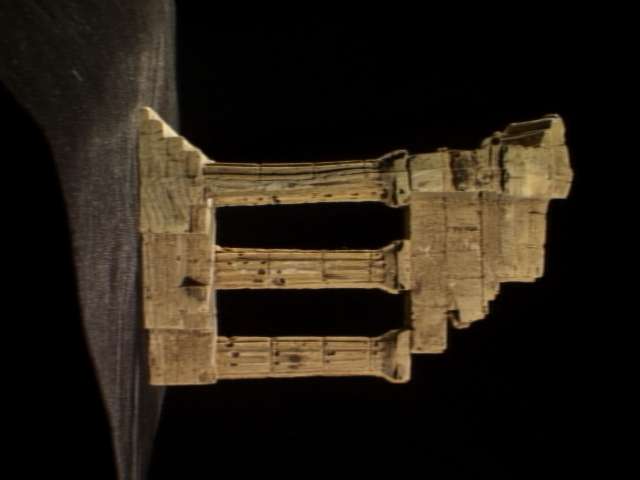
#> input picture temple/temple0001.png, 640 x 480 px, given in place of temple0001.png.png, which was not available
$ python -i voxelcarver.py   (imports and definitions only)
#> lines starting #> are read from the running program, lines starting #| are printed output that depends on the picture; after the words box and inside, x2 and y2 are one past the last pixel; in counts of white or black regions, pixels touching at a corner belong together; pictures that were not available may be replaced by others from this repository, and a replacement may not be noted
import numpy as np
import open3d as o3d
import cv2

BASE_DIR = "./temple/temple"
# [1 line not run here, left out]

sum = 0
voxel_dim = 200
voxel_size = 0.005
voxel_grid = np.ones((voxel_dim, voxel_dim, voxel_dim))

def extract_foreground_from_image(num):
    # reference: http://creativemorphometrics.co.vu/blog/2014/08/05/automated-outlines-with-opencv-in-python
#> called with num = 'temple/temple0001.png'
    image = cv2.cvtColor(cv2.imread(BASE_DIR+str(format(num, "04"))+".png"), cv2.COLOR_BGR2GRAY)
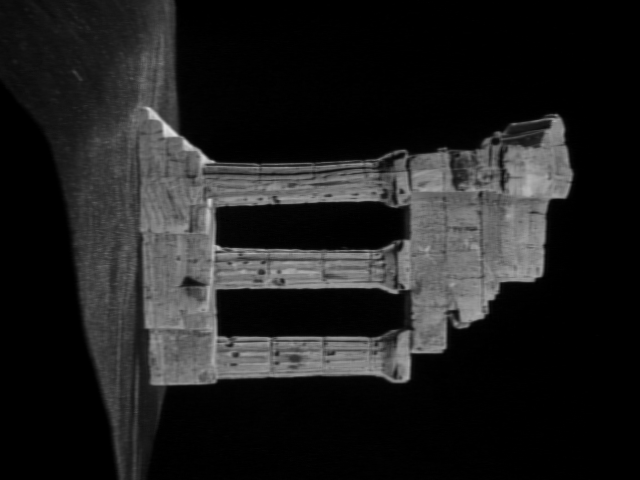
#> image: shape (480, 640); min 0, max 223, mean 31.3
    r, threshold = cv2.threshold(image,10,255,cv2.THRESH_BINARY)
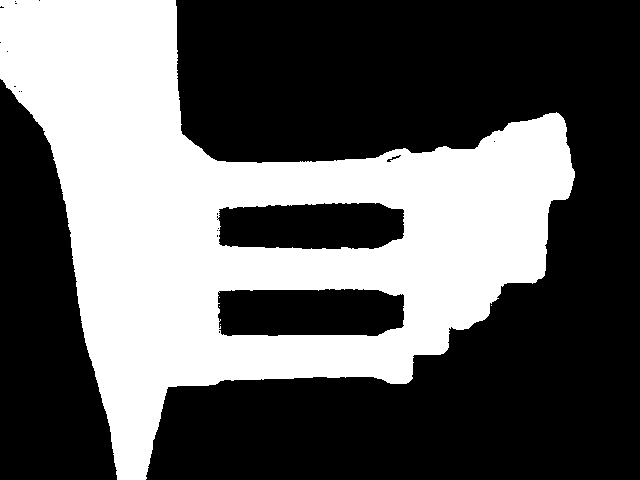
#> threshold: shape (480, 640); 37.8% white; 5 white regions (4 under 20 px), largest, box (x1, y1, x2, y2) and area: (0, 0, 575, 480) 116173
    kernel = np.ones((5,5),np.uint8)
    img = cv2.morphologyEx(cv2.erode(threshold, kernel,iterations = 1), cv2.MORPH_OPEN, kernel)
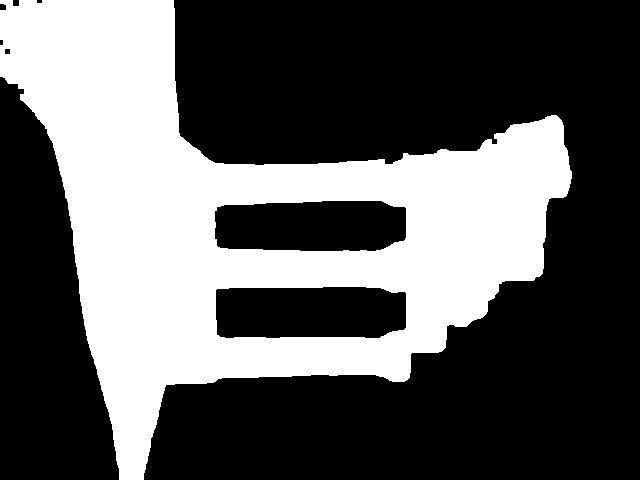
#> img: shape (480, 640); 35.7% white; 1 white region, box (x1, y1, x2, y2) and area: (0, 0, 572, 480) 109627
    img = cv2.morphologyEx(img, cv2.MORPH_CLOSE, kernel)
    # plt.imshow(img, 'gray')
    # plt.show()
    # img = Image.open(BASE_DIR+str(format(num, "04"))+".png").convert('1').filter(ImageFilter.BLUR).filter(ImageFilter.MinFilter(3)).filter(ImageFilter.MinFilter)
    img = np.asarray(img, dtype='float32')
    return img

def build_matrices(num):
    camdata = PARAMS[num+1].split()[1:]
    K = np.reshape(np.array(camdata[0:9]).astype(float), (3, 3))
    R = np.reshape(np.array(camdata[9:18]).astype(float), (3, 3))
    t = np.reshape(np.array(camdata[18:21]).astype(float), (3, 1))
    return K, R, t


num = 1

# [28 lines not run here, left out]


points = []
# [5 lines not run here, left out]
pcd = o3d.geometry.PointCloud()
pcd.points = o3d.utility.Vector3dVector(points)
# [1 line not run here, left out]

>>> result = extract_foreground_from_image('temple/temple0001.png')

$ run again, on temple/temple0007.png
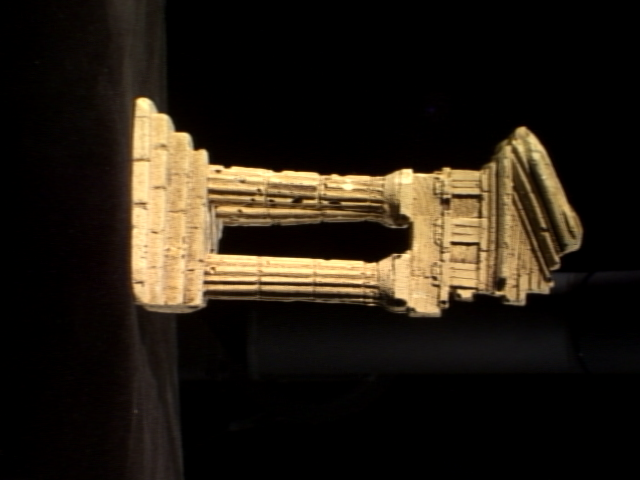
#> input picture temple/temple0007.png, 640 x 480 px, given in place of temple0007.png.png, which was not available
#> in extract_foreground_from_image, `r, threshold = cv2.threshold(image,10,255,cv2.THRESH_BINARY)`:
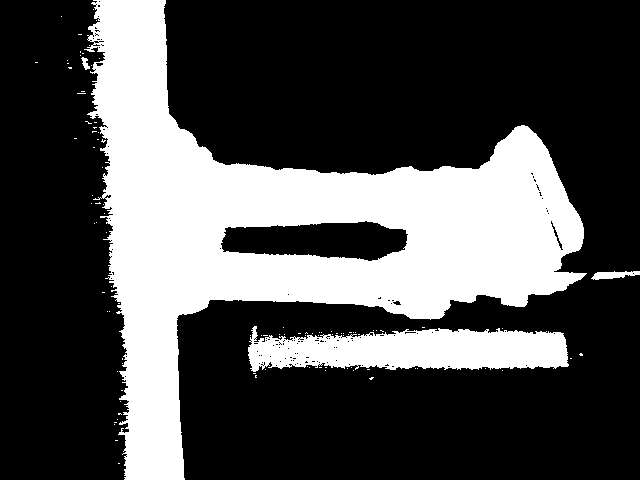
#> threshold: shape (480, 640); 30.4% white; 102 white regions (98 under 20 px), largest, box (x1, y1, x2, y2) and area: (84, 0, 587, 480) 82140, (248, 326, 569, 372) 10744, (591, 271, 640, 280) 270, (81, 57, 90, 70) 61
#> in extract_foreground_from_image, `img = cv2.morphologyEx(cv2.erode(threshold, kernel,iterations = 1), cv..`:
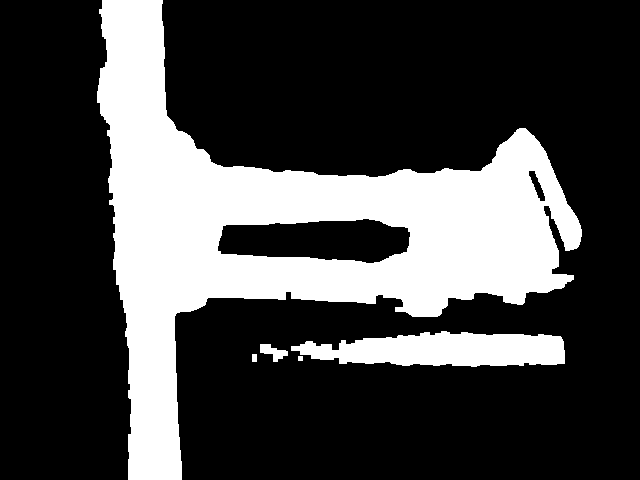
#> img: shape (480, 640); 26.8% white; 5 white regions, box (x1, y1, x2, y2) and area: (97, 0, 582, 480) 74788, (291, 331, 565, 367) 7137, (260, 344, 288, 362) 259, (252, 354, 257, 362) 40, (298, 356, 303, 361) 25

$ run again, on temple/temple0011.png
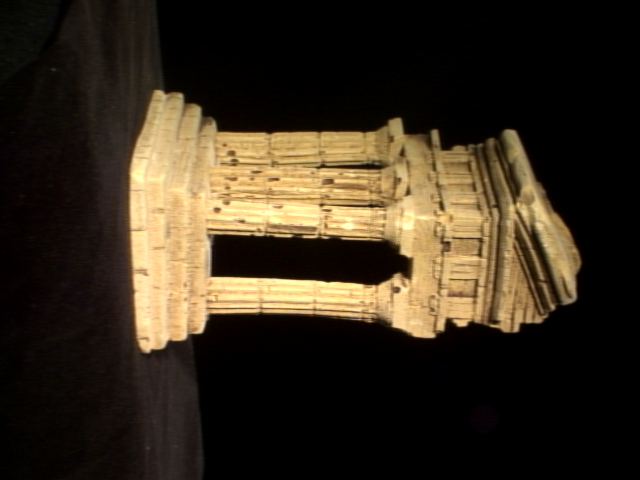
#> input picture temple/temple0011.png, 640 x 480 px, given in place of temple0011.png.png, which was not available
#> in extract_foreground_from_image, `r, threshold = cv2.threshold(image,10,255,cv2.THRESH_BINARY)`:
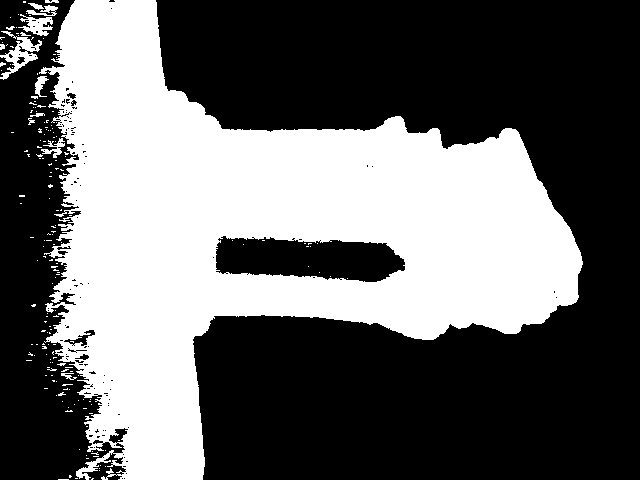
#> threshold: shape (480, 640); 40.2% white; 188 white regions (174 under 20 px), largest, box (x1, y1, x2, y2) and area: (39, 0, 583, 480) 120976, (0, 31, 42, 80) 682, (18, 14, 53, 36) 388
#> in extract_foreground_from_image, `img = cv2.morphologyEx(cv2.erode(threshold, kernel,iterations = 1), cv..`:
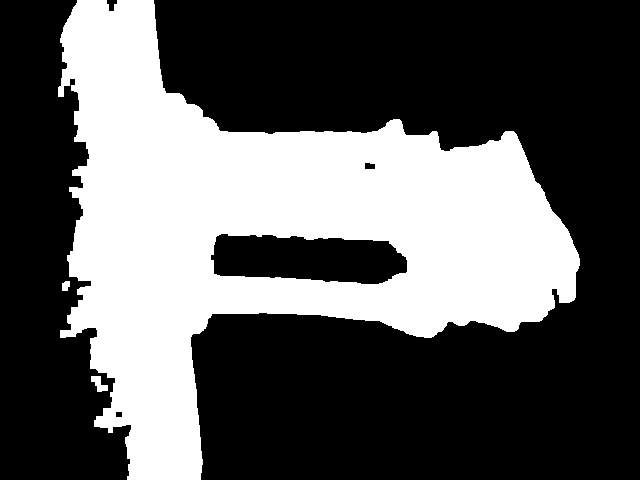
#> img: shape (480, 640); 35.8% white; 3 white regions, box (x1, y1, x2, y2) and area: (58, 0, 580, 480) 109877, (91, 376, 108, 392) 151, (62, 281, 70, 291) 67

$ run again, on temple/temple0013.png
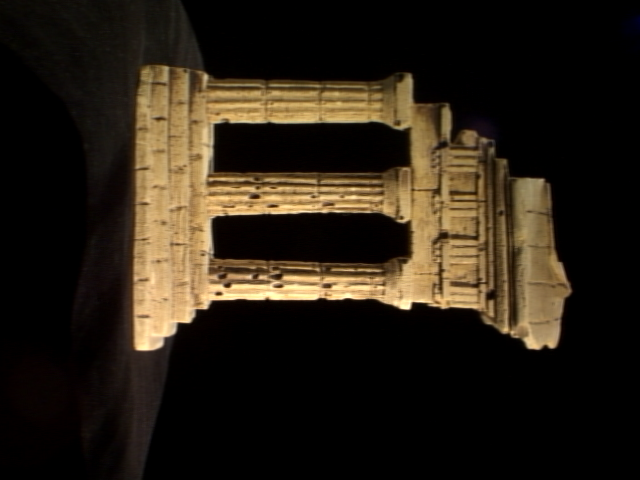
#> input picture temple/temple0013.png, 640 x 480 px, given in place of temple0013.png.png, which was not available
#> in extract_foreground_from_image, `r, threshold = cv2.threshold(image,10,255,cv2.THRESH_BINARY)`:
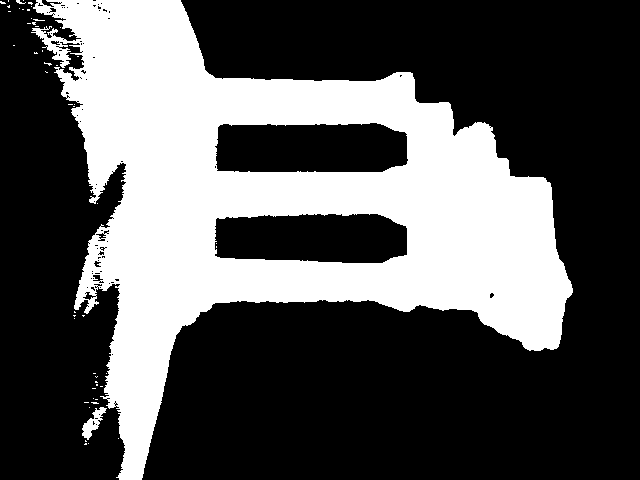
#> threshold: shape (480, 640); 33.5% white; 52 white regions (49 under 20 px), largest, box (x1, y1, x2, y2) and area: (31, 0, 573, 480) 102325, (82, 407, 107, 440) 325, (16, 0, 26, 4) 20
#> in extract_foreground_from_image, `img = cv2.morphologyEx(cv2.erode(threshold, kernel,iterations = 1), cv..`:
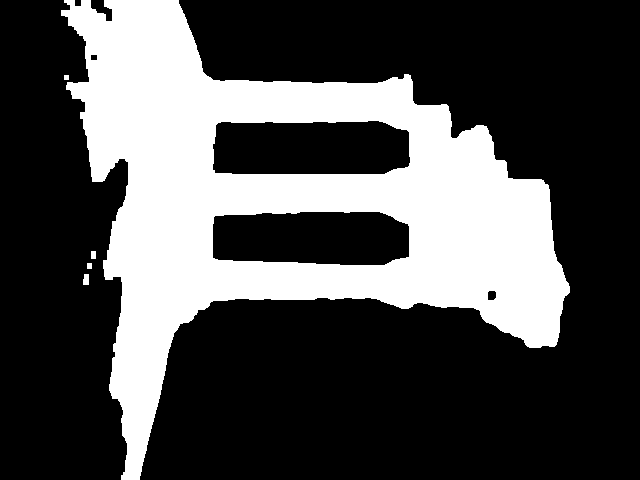
#> img: shape (480, 640); 30% white; 5 white regions, box (x1, y1, x2, y2) and area: (61, 0, 570, 480) 91977, (83, 274, 89, 285) 61, (91, 251, 96, 259) 40, (87, 263, 92, 269) 30, (64, 75, 69, 80) 25
